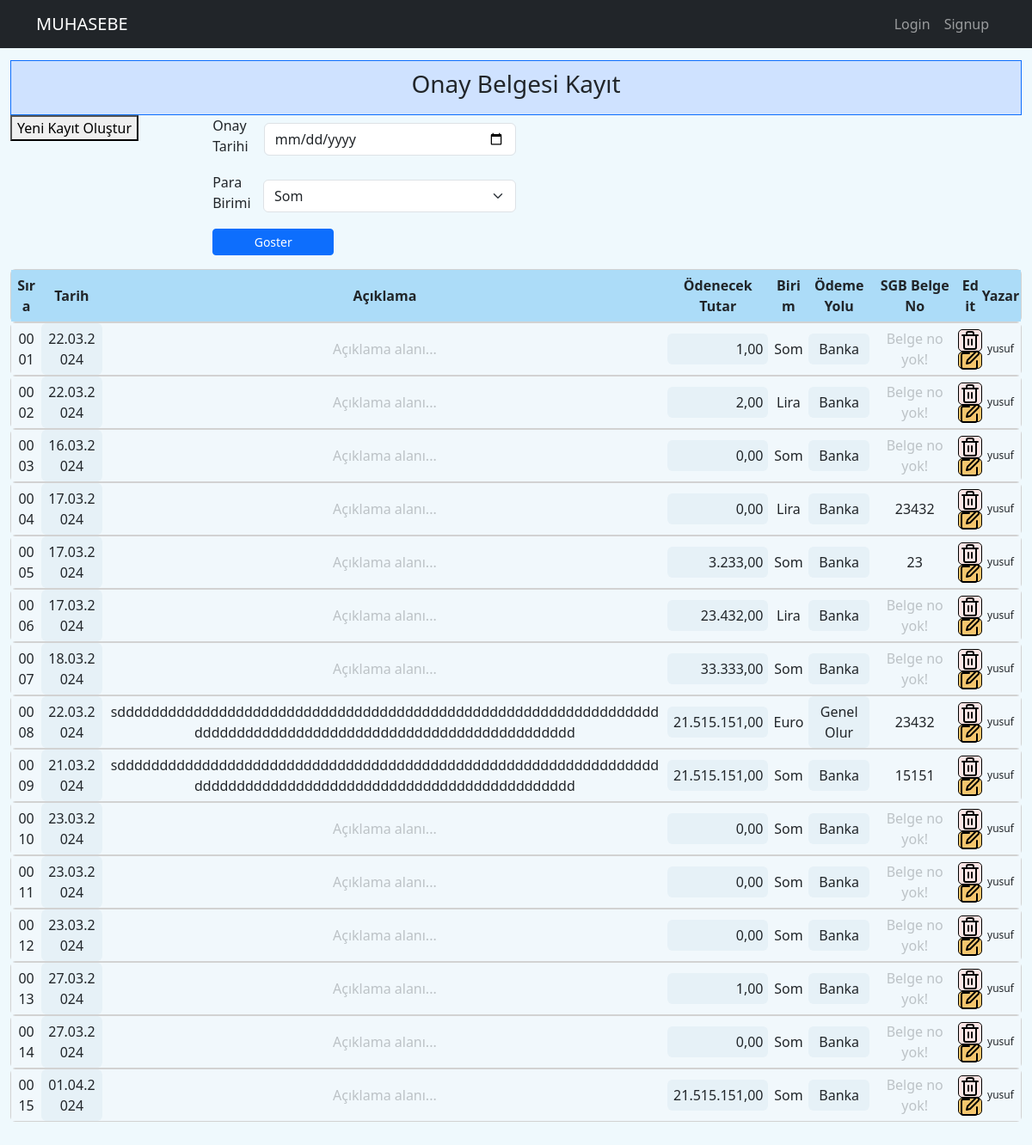
Before: /defter_onay_list with the older database file.
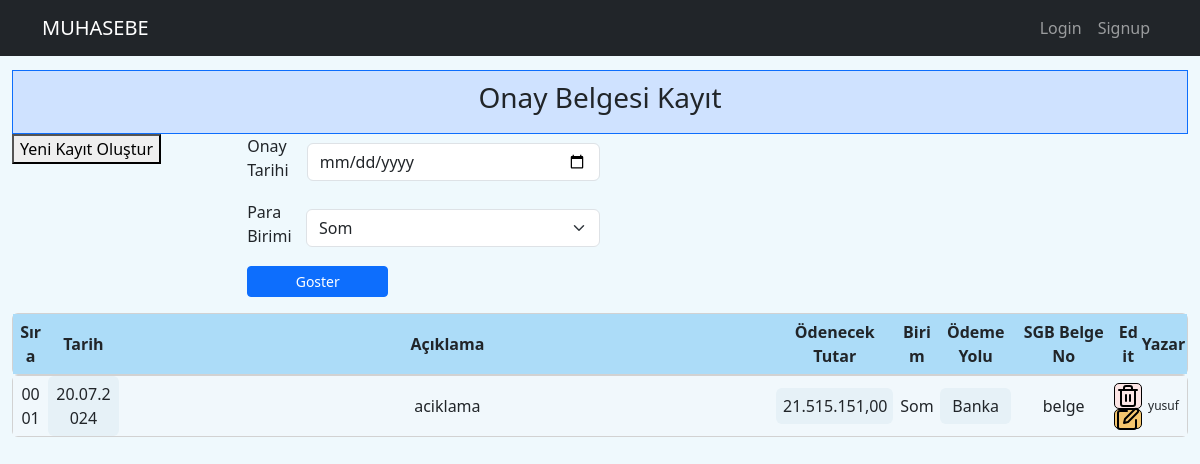
After: the same page with the newer database file.
### muhapp/models.py (models this page shows, shortened)
class OnayRegisterModel(models.Model):
    username = models.ForeignKey(User, on_delete=models.CASCADE, null=True)
    onay_no = models.CharField(max_length = 4)
    onay_aciklama = models.CharField(max_length = 110, default='my_default_value')
    onay_tarih = models.DateField() #auto_now_add ile kullanci deger girmese bile otomatik tarih atamasi yapar
    onay_odemetutar = models.CharField(max_length = 20)
    onay_parabirimi = models.CharField(max_length = 20)
    onay_odemeyolu = models.CharField(max_length = 20)

### muhapp/views.py (the view)
# urls.py: path('defter_onay_list', views.defter_onay_list_view, name="defter_onay_list"),         # onay bilgileri listeleme
def defter_onay_list_view(request):
    defter_onay_list = models.OnayRegisterModel.objects.all()
    defter_onay_list = {"defter_onay_list":defter_onay_list}
    return render(request, 'muhapp/defter_onay_list.html', context=defter_onay_list)

### muhapp/templates/muhapp/defter_onay_list.html (shortened to what the changed rows need)
{% extends "base.html" %}
{% load static %}
{% load humanize %}
{%block content%}
<div class="" style=" margin: auto; padding-bottom: 50px; width: 98%;">
<div class="" style="width: 100%; margin:auto">
        {%for bilgi in defter_onay_list%}
            <div class="card">
                <div class="" style="display: flex; text-align:center; align-items: center; background-color: #f1f8fc;">
                    <div class="" style="width: 3%; background-color: #f1f8fc; padding: 6px;">{{forloop.counter|stringformat:"04d"}}</div>
                    <div class="" style="width: 6%; background-color: #e6f1f7; padding: 6px; border-radius: 6px;">{{bilgi.onay_tarih|date:"d.m.Y"}}</div>
                    <div class="" style="width: 56%; background-color: #f1f8fc; padding: 6px;">
                        {% if bilgi.onay_aciklama %}
                            {{ bilgi.onay_aciklama }}
                        {% else %}
                            <div style="opacity: 0.25   ;">Açıklama alanı...</div>
                        {% endif %}</div>
                    <div class="formatted-div-odemetutar" style="width: 10%; background-color: #e6f1f7; padding: 6px; border-radius: 6px; text-align: right;">{{bilgi.onay_odemetutar|floatformat:"2"|default:"0.00"|intcomma}}</div>
                    <div class="" style="width: 4%; background-color: #f1f8fc; padding: 6px;">{{bilgi.onay_parabirimi}}</div>
                    <div class="" style="width: 6%; background-color: #e6f1f7; padding: 6px; border-radius: 6px;">{{bilgi.onay_odemeyolu}}</div>
                    <div class="" style="width: 9%; background-color: #f1f8fc; padding: 6px;">
                        {% if bilgi.onay_no %}
                            {{bilgi.onay_no}}
                        {% else %}
                            <div style="opacity: 0.25;">Belge no yok!</div>
                        {% endif %}
                    </div>
                    <div class="" style="width: 2%; display:flex; flex-direction: column; align-items: center;">
                        <div style="background-color: #fce5e5; border: 1px solid #000; border-radius: 5px;">
                            <a href="{% url 'muhapp:onay_list_delete' id=bilgi.id %}"
                                class="btn btn-sm"
                                style="margin: 4px; height: 16px; width:16px; display: flex; align-items: center; justify-content: center; ">
                                <img  src="{% static 'muhapp/images/trash.svg' %}" alt="Sil">
                            </a>
                        </div>
                        <div style="background-color: #f5c66e; border: 1px solid #000; border-radius: 5px;">
                            <a href="{% url 'muhapp:edit_onay_bilgi' id=bilgi.id %}"
                                class="btn btn-sm"
                                style="margin: 4px; height: 10px; width:10px; display: flex; align-items: center; justify-content: center;">
                                <img src="{% static 'muhapp/images/edit.svg' %}" alt="Edit">
                            </a>
                        </div>
                    </div>
                    <div class="" style="width: 4%; font-size: 12px;">{{bilgi.username}}</div>
                </div>
            </div>
        {%endfor%}
    </div>
</div>
{%endblock%}

Changed rows visible on the page:
removed OnayRegisterModel: onay_tarih "22.03.2024", onay_aciklama "Açıklama alanı...", onay_odemetutar "1,00", onay_parabirimi "Som", onay_odemeyolu "Banka", onay_no "Belge no yok!", username "yusuf"
removed OnayRegisterModel: onay_tarih "22.03.2024", onay_aciklama "Açıklama alanı...", onay_odemetutar "2,00", onay_parabirimi "Lira", onay_odemeyolu "Banka", onay_no "Belge no yok!", username "yusuf"
removed OnayRegisterModel: onay_tarih "16.03.2024", onay_aciklama "Açıklama alanı...", onay_odemetutar "0,00", onay_parabirimi "Som", onay_odemeyolu "Banka", onay_no "Belge no yok!", username "yusuf"
removed OnayRegisterModel: onay_tarih "17.03.2024", onay_aciklama "Açıklama alanı...", onay_odemetutar "0,00", onay_parabirimi "Lira", onay_odemeyolu "Banka", onay_no "23432", username "yusuf"
removed OnayRegisterModel: onay_tarih "17.03.2024", onay_aciklama "Açıklama alanı...", onay_odemetutar "3.233,00", onay_parabirimi "Som", onay_odemeyolu "Banka", onay_no "23", username "yusuf"
removed OnayRegisterModel: onay_tarih "17.03.2024", onay_aciklama "Açıklama alanı...", onay_odemetutar "23.432,00", onay_parabirimi "Lira", onay_odemeyolu "Banka", onay_no "Belge no yok!", username "yusuf"
removed OnayRegisterModel: onay_tarih "18.03.2024", onay_aciklama "Açıklama alanı...", onay_odemetutar "33.333,00", onay_parabirimi "Som", onay_odemeyolu "Banka", onay_no "Belge no yok!", username "yusuf"
removed OnayRegisterModel: onay_tarih "22.03.2024", onay_aciklama "sddddddddddddddddddddddddddddddddddddddddddddddddddddddddddddddddddddddddddddddddddddddddddddddddddddddddddddd", onay_odemetutar "21.515.151,00", onay_parabirimi "Euro", onay_odemeyolu "Genel Olur", onay_no "23432", username "yusuf"
removed OnayRegisterModel: onay_tarih "21.03.2024", onay_aciklama "sddddddddddddddddddddddddddddddddddddddddddddddddddddddddddddddddddddddddddddddddddddddddddddddddddddddddddddd", onay_odemetutar "21.515.151,00", onay_parabirimi "Som", onay_odemeyolu "Banka", onay_no "15151", username "yusuf"
removed OnayRegisterModel: onay_tarih "23.03.2024", onay_aciklama "Açıklama alanı...", onay_odemetutar "0,00", onay_parabirimi "Som", onay_odemeyolu "Banka", onay_no "Belge no yok!", username "yusuf"
removed OnayRegisterModel: onay_tarih "23.03.2024", onay_aciklama "Açıklama alanı...", onay_odemetutar "0,00", onay_parabirimi "Som", onay_odemeyolu "Banka", onay_no "Belge no yok!", username "yusuf"
removed OnayRegisterModel: onay_tarih "23.03.2024", onay_aciklama "Açıklama alanı...", onay_odemetutar "0,00", onay_parabirimi "Som", onay_odemeyolu "Banka", onay_no "Belge no yok!", username "yusuf"
removed OnayRegisterModel: onay_tarih "27.03.2024", onay_aciklama "Açıklama alanı...", onay_odemetutar "1,00", onay_parabirimi "Som", onay_odemeyolu "Banka", onay_no "Belge no yok!", username "yusuf"
removed OnayRegisterModel: onay_tarih "27.03.2024", onay_aciklama "Açıklama alanı...", onay_odemetutar "0,00", onay_parabirimi "Som", onay_odemeyolu "Banka", onay_no "Belge no yok!", username "yusuf"
removed OnayRegisterModel: onay_tarih "01.04.2024", onay_aciklama "Açıklama alanı...", onay_odemetutar "21.515.151,00", onay_parabirimi "Som", onay_odemeyolu "Banka", onay_no "Belge no yok!", username "yusuf"
added OnayRegisterModel: onay_tarih "20.07.2024", onay_aciklama "aciklama", onay_odemetutar "21.515.151,00", onay_parabirimi "Som", onay_odemeyolu "Banka", onay_no "belge", username "yusuf"
